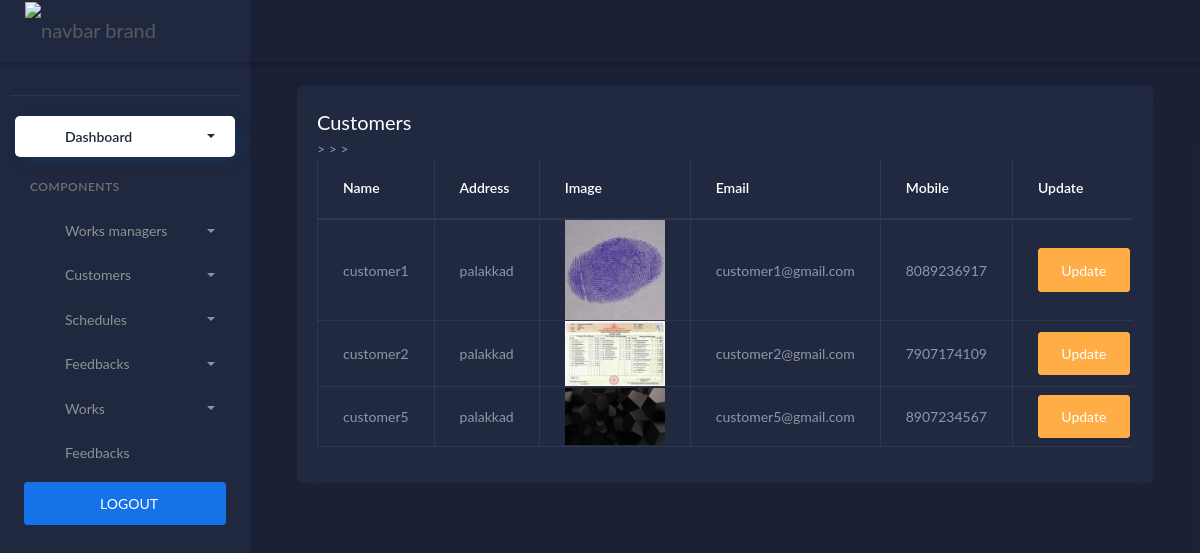
Page /customerlist (signed in) on the committed database.
### workshopapp/models.py (models this page shows, shortened)
class customer(models.Model):
    user = models.OneToOneField(Login, on_delete=models.CASCADE, related_name='customer')
    name=models.CharField(max_length=50)
    address=models.CharField(max_length=300)
    image = models.FileField(upload_to='customers/')
    email=models.EmailField(max_length=100)
    mobile=models.CharField(max_length=25)

### workshopapp/customerviews.py (the view)
# urls.py: path('customerlist',customerviews.viewcustomerlist,name='customerlist'),
@login_required(login_url='loginpage')
def viewcustomerlist(request):
    form = customer.objects.all()
    return render(request, 'admin/customerdetails.html', {"form":form})

### templates/admin/customerdetails.html (shortened to what this page needs)
{% extends 'admin/dashboard.html' %}
{% block content %}
<div class="col-lg-12 stretch-card">
                <div class="card">
                  <div class="card-body">
                    <h4 class="card-title">Customers</h4>
                    <div class="table-responsive">
                      <table class="table table-bordered ">
                        <thead>
                          <tr>
                            <th class="card-title">Name</th>
                            <th class="card-title">Address</th>
                            <th class="card-title">Image</th>
                            <th class="card-title">Email</th>
                            <th class="card-title">Mobile</th>
                            <th class="card-title">Update</th>
                          </tr>
                        </thead>
                        <tbody>
                        {% for i in form %}
                          <tr class="table-default">>
                            <td>{{ i.name }}  </td>
                            <td>{{ i.address }}  </td>
                            <td>
                             <img src="{{ i.image.url }}" class="img-responsive" style="width: 100%; float: left; margin-right: 100px;" />
                            </td>
                            <td>{{ i.email }}  </td>
                            <td>{{ i.mobile }}  </td>
                            <td>
                              <a href="{%url 'customerupdate' i.id %}" class="btn btn-warning">Update</a>
                            </td>
                          </tr>
                        {% endfor %}
                        </tbody>
                      </table>
                    </div>
                  </div>
                </div>
              </div>
            </div>
          </div>
{% endblock %}

### rows in the picture
customer: name "customer1", address "palakkad", image (picture), email "customer1@gmail.com", mobile "8089236917"
customer: name "customer2", address "palakkad", image (picture), email "customer2@gmail.com", mobile "7907174109"
customer: name "customer5", address "palakkad", image (picture), email "customer5@gmail.com", mobile "8907234567"
